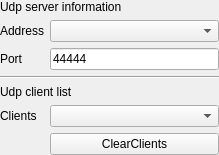
<?xml version="1.0" encoding="UTF-8"?>
<ui version="4.0">
 <class>SAKUdpServerController</class>
 <widget class="QWidget" name="SAKUdpServerController">
  <property name="geometry">
   <rect>
    <x>0</x>
    <y>0</y>
    <width>219</width>
    <height>149</height>
   </rect>
  </property>
  <property name="windowTitle">
   <string>Form</string>
  </property>
  <layout class="QGridLayout" name="gridLayout">
   <property name="leftMargin">
    <number>0</number>
   </property>
   <property name="topMargin">
    <number>0</number>
   </property>
   <property name="rightMargin">
    <number>0</number>
   </property>
   <property name="bottomMargin">
    <number>0</number>
   </property>
   <item row="5" column="1">
    <widget class="QComboBox" name="clientHostComboBox"/>
   </item>
   <item row="0" column="0" colspan="2">
    <widget class="QLabel" name="label_5">
     <property name="text">
      <string>Udp server information</string>
     </property>
    </widget>
   </item>
   <item row="2" column="1">
    <widget class="QLineEdit" name="serverPortLineEdit">
     <property name="text">
      <string>44444</string>
     </property>
    </widget>
   </item>
   <item row="4" column="0" colspan="2">
    <widget class="QLabel" name="label_6">
     <property name="text">
      <string>Udp client list</string>
     </property>
    </widget>
   </item>
   <item row="1" column="1">
    <widget class="QComboBox" name="serverhostComboBox"/>
   </item>
   <item row="5" column="0">
    <widget class="QLabel" name="label">
     <property name="text">
      <string>Clients</string>
     </property>
    </widget>
   </item>
   <item row="3" column="0" colspan="2">
    <widget class="Line" name="line">
     <property name="orientation">
      <enum>Qt::Horizontal</enum>
     </property>
    </widget>
   </item>
   <item row="2" column="0">
    <widget class="QLabel" name="label_4">
     <property name="text">
      <string>Port</string>
     </property>
    </widget>
   </item>
   <item row="1" column="0">
    <widget class="QLabel" name="label_3">
     <property name="text">
      <string>Address</string>
     </property>
    </widget>
   </item>
   <item row="6" column="1">
    <widget class="QPushButton" name="clearPushButton">
     <property name="text">
      <string>ClearClients</string>
     </property>
    </widget>
   </item>
  </layout>
 </widget>
 <resources/>
 <connections/>
</ui>
